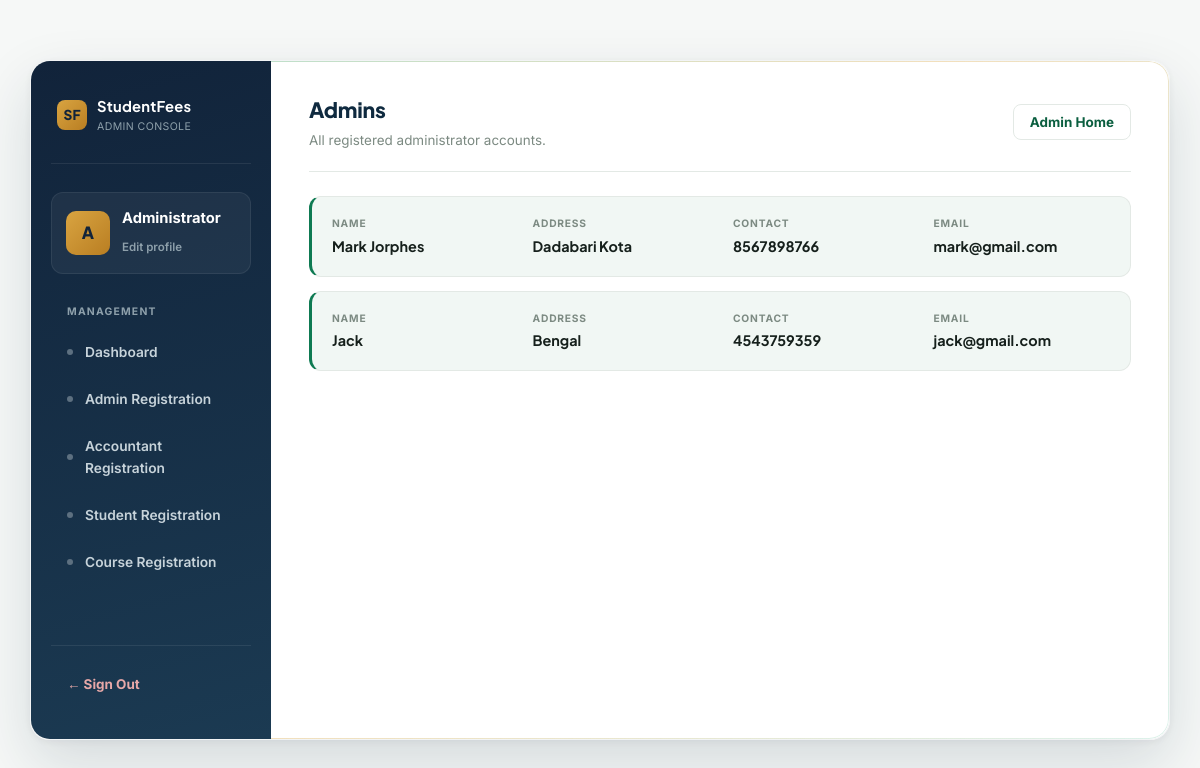
Page /showadmins/ (signed in) on the committed database.
### App1/models.py (models this page shows, shortened)
class AdminData(models.Model):
    name = models.CharField(max_length=100)
    address = models.CharField(max_length=100)
    contact = models.CharField(max_length=100)
    email = models.CharField(max_length=100,primary_key=True)

### App1/views.py (the view)
# urls.py: path('showadmins/',showadmins),
def showadmins(request):
    if request.session.has_key('usertype'):
        usertype = request.session['usertype']
        if usertype == 'admin':
                data = AdminData.objects.all()
                return render(request,'Showadmins.html',{"data":data})
        else:
            return HttpResponseRedirect('../autherror/')
    else:
        return HttpResponseRedirect('../autherror/')

### App1/templates/Showadmins.html (shortened to what this page needs)
<!DOCTYPE html>
<html lang="en">
<head>
</head>
<body>
<div class="dashboard">
  <aside class="sidebar">
    <div class="brand-row">
      <div class="brand-mark">SF</div>
      <div>
        <div class="brand-name">StudentFees</div>
        <div class="brand-sub">Admin Console</div>
      </div>
    </div>
    <div class="avatar-block">
      <div class="avatar">A</div>
      <div class="meta">
        <div class="name">Administrator</div>
        <a class="edit-link" href="../edit_adminprofile/">Edit profile</a>
      </div>
    </div>
    <div class="nav-label">Management</div>
    <nav>
      <a href="../adminhome/"><span class="ic"></span>Dashboard</a>
      <a href="../adminreg/"><span class="ic"></span>Admin Registration</a>
      <a href="../accountant_reg/"><span class="ic"></span>Accountant Registration</a>
      <a href="../studentreg/"><span class="ic"></span>Student Registration</a>
      <a href="../coursereg/"><span class="ic"></span>Course Registration</a>
    </nav>
    <div class="logout-block">
      <a href="../logout/">&larr; Sign Out</a>
    </div>
  </aside>
  <main class="main">
    <div class="topbar">
      <div class="topbar-left">
        <h1>Admins</h1>
        <p>All registered administrator accounts.</p>
      </div>
      <div class="topbar-right">
        <a href="../adminhome/">Admin Home</a>
      </div>
    </div>
    <div class="divider"></div>
    {% if data %}
      <div class="data-list">
        {% for d in data %}
          <div class="data-card">
            <div class="data-fields">
              <div>
                <div class="df-label">Name</div>
                <div class="df-value">{{ d.name }}</div>
              </div>
              <div>
                <div class="df-label">Address</div>
                <div class="df-value">{{ d.address }}</div>
              </div>
              <div>
                <div class="df-label">Contact</div>
                <div class="df-value">{{ d.contact }}</div>
              </div>
              <div>
                <div class="df-label">Email</div>
                <div class="df-value">{{ d.email }}</div>
              </div>
            </div>
          </div>
        {% endfor %}
      </div>
    {% else %}
      <div class="empty-state">No admins registered yet.</div>
    {% endif %}
  </main>
</div>
</body>
</html>

### rows in the picture
AdminData: name "Mark Jorphes", address "Dadabari Kota", contact "8567898766", email "mark@gmail.com"
AdminData: name "Jack", address "Bengal", contact "4543759359", email "jack@gmail.com"
